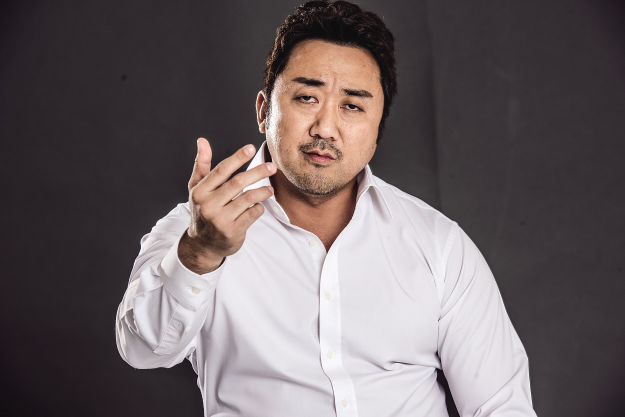
#> input picture CV/Age and Gender Recognition/images/03.jpg, 1250 x 834 px, given in place of flowers.jpg, which was not available (shown at 1/2 size)
$ jupyter execute --allow-errors 08_OpenCV_Image_Processing.ipynb   (shell and % lines are left out)   (text cells are left out)
#> lines starting #> are read from the running program, lines starting #| are printed output that depends on the picture; pictures that were not available may be replaced by others from this repository, and a replacement may not be noted
[cell 1]
import numpy as np
import cv2
from google.colab.patches import cv2_imshow
from google.colab import files

import matplotlib.pyplot as plt
plt.style.use('seaborn-white')

[cell 2]
files.upload()
#> the answer given: 03.jpg

[cell 3]
img1 = cv2.imread('flowers.jpg',0)
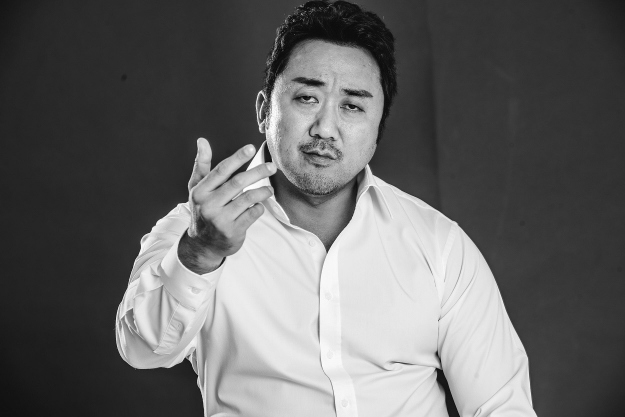
#> img1: shape (834, 1250) (shown at 1/2 size); min 0, max 255, mean 101.4
img2 = cv2.imread('lotus.jpg',0)
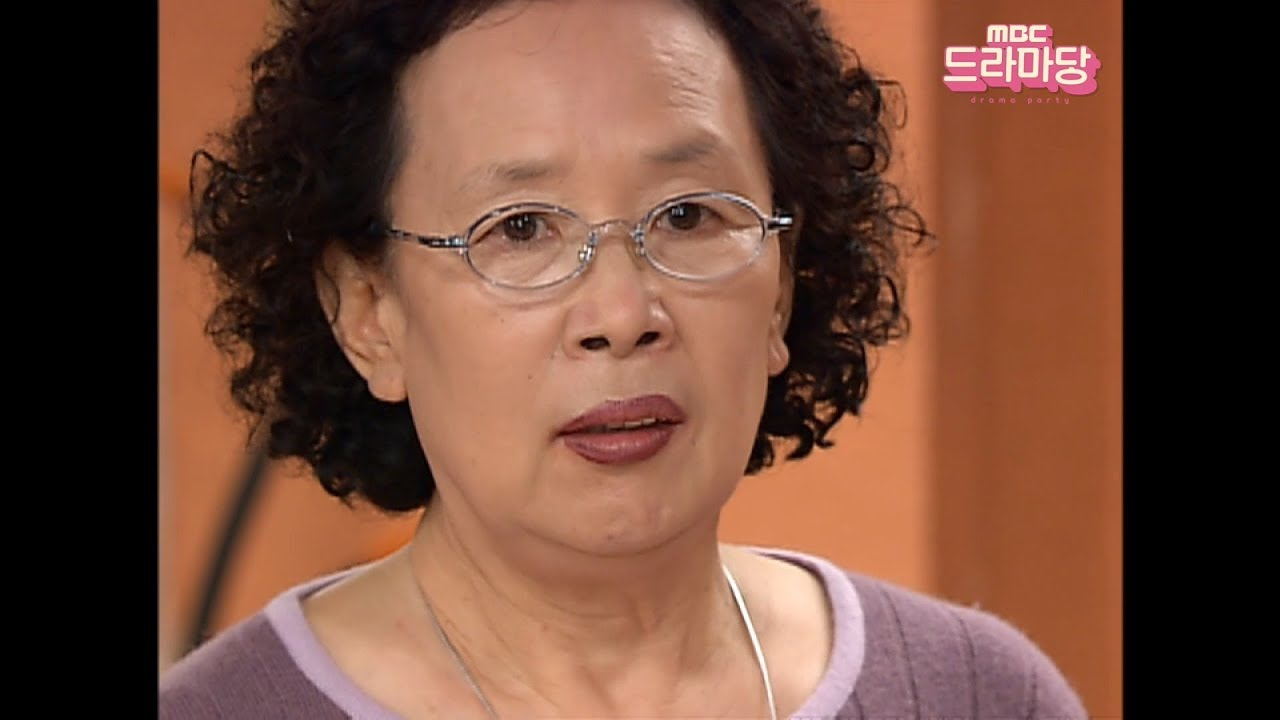
#> input picture CV/Age and Gender Recognition/images/04.jpg, 1280 x 720 px, given in place of lotus.jpg, which was not available
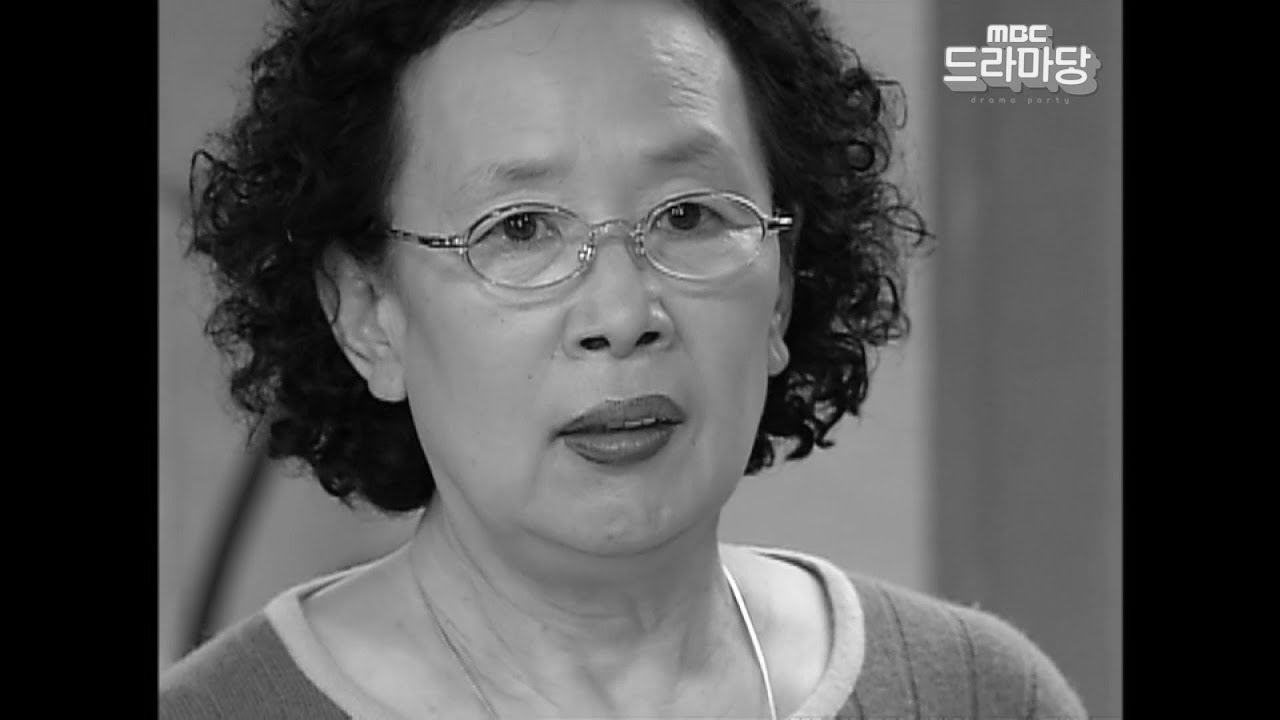
#> img2: shape (720, 1280); min 0, max 255, mean 82.6

[cell 4]
hist1 = cv2.calcHist([img1],[0], None, [256], [0,256])
#> hist1 = 256 values, max 29412 at index 52, min 12 at index 1, mean 4072.3
hist2 = cv2.calcHist([img2],[0], None, [256], [0,256])
#> hist2 = 256 values, max 212205 at index 0, min 23 at index 248, mean 3600

[cell 5]
plt.figure(figsize=(12,8))
plt.subplot(221)
plt.imshow(img1, 'gray')
plt.title('flower1')

plt.subplot(222)
plt.imshow(img2, 'gray')
plt.title('Flower2')

plt.subplot(223)
plt.plot(hist1, color='r')
plt.plot(hist2, color='y')
plt.xlim([0,256])

plt.show()
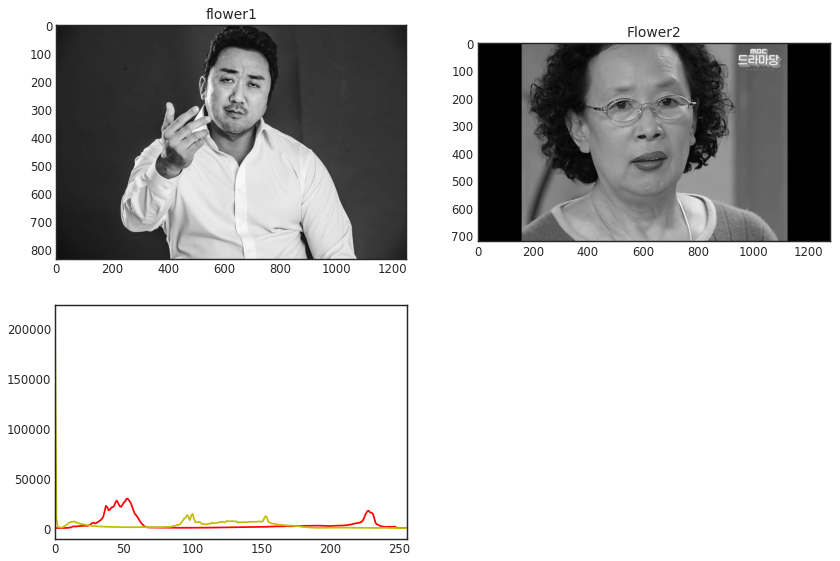
#> figure drawn by matplotlib, 3 panels; panel 3: curve peaks at x = 52, y = 29412; panel 3: curve peaks at x = 0, y = 212205

[cell 6]
files.upload()
#> the answer given: 04.jpg

[cell 7]
img = cv2.imread('cat.jpg')
#> img is the input picture: shape (720, 1280, 3); mean B, G, R 56.7, 72.8, 111.6
print(img.shape)
#| (720, 1280, 3)
img = cv2.cvtColor(img, cv2.COLOR_BGR2RGB)

[cell 8]
mask = np.zeros(img.shape[:2], np.uint8)
mask[180:400, 260:600] = 255

[cell 9]
masked_img = cv2.bitwise_and(img, img, mask=mask)
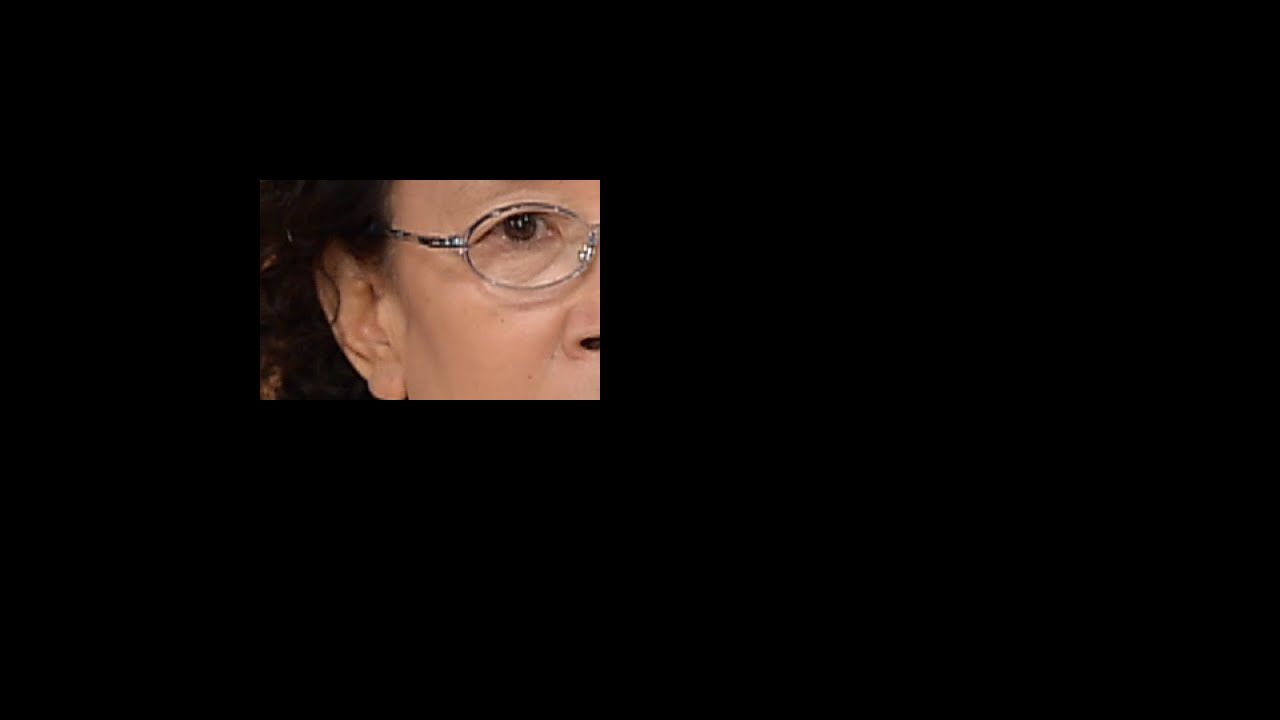
#> masked_img: shape (720, 1280, 3); mean R, G, B 10.6, 7.4, 6

[cell 10]
hist_full = cv2.calcHist([img], [1], None, [256], [0,256])
#> hist_full = 256 values, max 218405 at index 0, min 13 at index 255, mean 3600
hist_mask = cv2.calcHist([img], [1], mask, [256], [0,256])
#> hist_mask = 256 values, max 2091 at index 11, min 0 at index 206, mean 292.2

[cell 11]
plt.figure(figsize=(14,14))
plt.subplot(221)
plt.imshow(img, 'gray')
plt.title('Original Image')

plt.subplot(222)
plt.imshow(mask, 'gray')
plt.title('Mask')

plt.subplot(223)
plt.imshow(masked_img, 'gray')
plt.title('Masked Image')

plt.subplot(224)
plt.title('Histogram')
plt.plot(hist_full, color='r')
plt.plot(hist_mask, color='b')
plt.xlim([0,256])

plt.show()
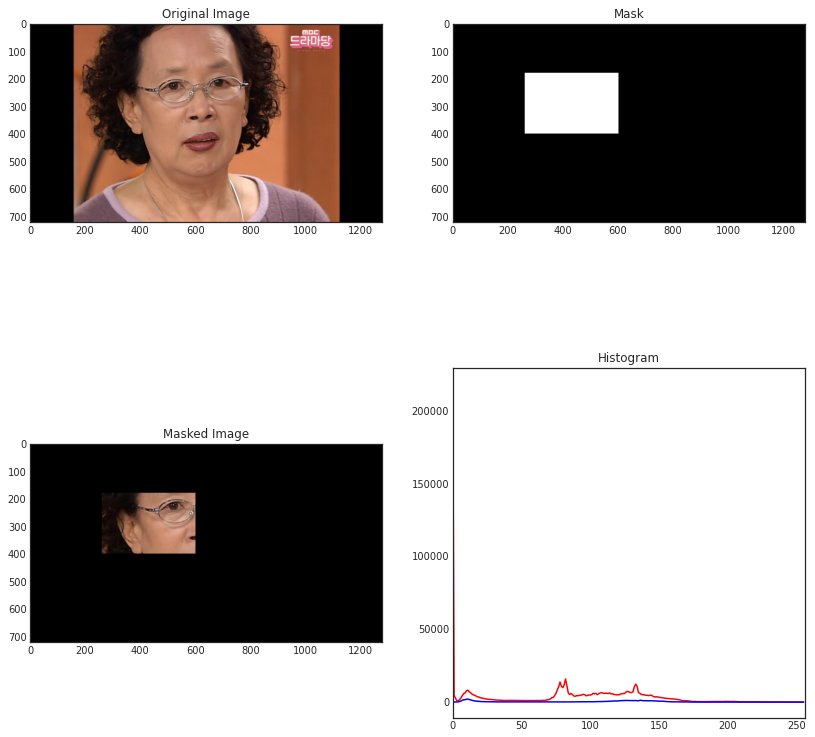
#> figure drawn by matplotlib, 4 panels; panel 4: curve peaks at x = 0, y = 218405; panel 4: curve peaks at x = 11, y = 2091

[cell 12]
files.upload()
#> the answer given: 04.jpg

[cell 13]
img = cv2.imread('taiwan.jpg', 0)
#> (the rest of this cell did not finish here and is left out)

#> (a cell that did not finish here is left out)

#> (a cell that did not finish here is left out)

#> (a cell that did not finish here is left out)

#> (a cell that did not finish here is left out)

[cell 18]
img = cv2.imread('taiwan.jpg', 0)
#> (the rest of this cell did not finish here and is left out)

[cell 19]
img2 = cv2.equalizeHist(img)

[cell 20]
plt.figure(figsize=(14,10))
plt.subplot(121)
#> (the rest of this cell did not finish here and is left out)

[cell 21]
files.upload()
#> the answer given: 04.jpg

[cell 22]
img = cv2.imread('keyboard.jpg',0)
#> (the rest of this cell did not finish here and is left out)

[cell 23]
img2 = cv2.equalizeHist(img)

[cell 24]
plt.figure(figsize=(14,10))
plt.subplot(121)
#> (the rest of this cell did not finish here and is left out)

[cell 25]
img = cv2.imread('keyboard.jpg', 0 )
#> (the rest of this cell did not finish here and is left out)

[cell 26]
clahe = cv2.createCLAHE(clipLimit=2.0, tileGridSize=(8,8))
img2 = clahe.apply(img)

[cell 27]
plt.figure(figsize=(14,10))
plt.subplot(121)
#> (the rest of this cell did not finish here and is left out)

[cell 28]
files.upload()
#> the answer given: 04.jpg
